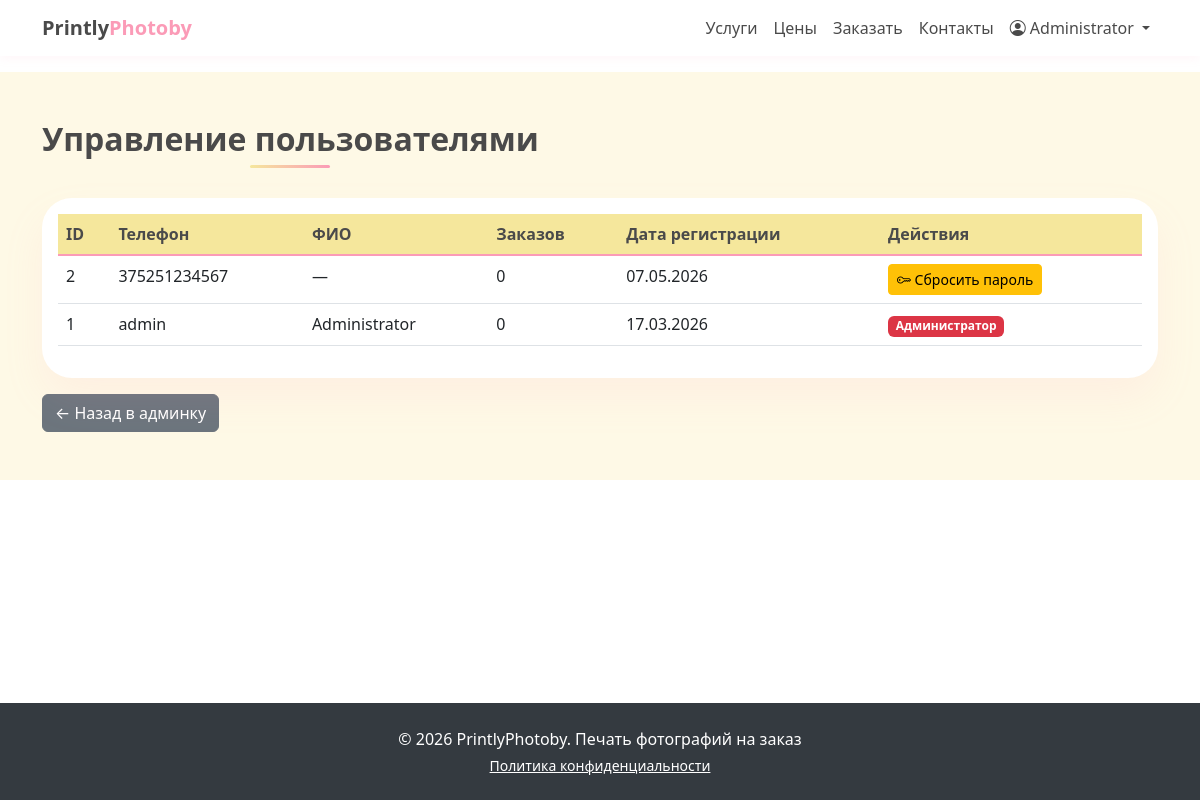
The app's page /admin/users (signed in) with its own data.
### app.py (models this page shows, shortened)
class User(UserMixin, db.Model):
    id = db.Column(db.Integer, primary_key=True)
    phone = db.Column(db.String(20), unique=True, nullable=False)
    password_hash = db.Column(db.String(200), nullable=False)
    full_name = db.Column(db.String(100))
    email = db.Column(db.String(100))
    is_admin = db.Column(db.Boolean, default=False)
    sms_consent = db.Column(db.Boolean, default=False)
    privacy_consent = db.Column(db.Boolean, default=False)
    created_at = db.Column(db.DateTime, default=datetime.now)
    orders = db.relationship('Order', backref='user', lazy=True)

### app.py (the view)
@app.route('/admin/users')
@login_required
def admin_users():
    if not current_user.is_admin:
        abort(403)
    users = User.query.order_by(User.created_at.desc()).all()
    return render_template('admin/users.html', users=users)

### app.py (called while the page is built)
@login_manager.user_loader
def load_user(user_id):
    return User.query.get(int(user_id))

### templates/admin/users.html (shortened to what this page needs)
{% extends "base.html" %}
{% block content %}
<section class="py-5 section-cream">
    <div class="container">
        <h2 class="section-title text-center">Управление пользователями</h2>
        <div class="card form-card">
            <div class="card-body">
                <div class="table-responsive">
                    <table class="table table-hover">
                        <thead>
                            <tr>
                                <th>ID</th>
                                <th>Телефон</th>
                                <th>ФИО</th>
                                <th>Заказов</th>
                                <th>Дата регистрации</th>
                                <th>Действия</th>
                            </tr>
                        </thead>
                        <tbody>
                            {% for user in users %}
                            <tr>
                                <td>{{ user.id }}</td>
                                <td>{{ user.phone }}</td>
                                <td>{{ user.full_name or '—' }}</td>
                                <td>{{ user.orders|length }}</td>
                                <td>{{ user.created_at.strftime('%d.%m.%Y') }}</td>
                                <td>
                                    {% if user.is_admin %}
                                        <span class="badge bg-danger">Администратор</span>
                                    {% else %}
                                        <button type="button" class="btn btn-sm btn-warning"
                                                data-bs-toggle="modal"
                                                data-bs-target="#resetPasswordModal"
                                                data-user-id="{{ user.id }}"
                                                data-user-phone="{{ user.phone }}"
                                                data-user-name="{{ user.full_name or user.phone }}">
                                            <i class="bi bi-key"></i> Сбросить пароль
                                        </button>
                                    {% endif %}
                                </td>
                            </tr>
                            {% endfor %}
                        </tbody>
                    </table>
                </div>
            </div>
        </div>
        <div class="mt-3">
            <a href="{{ url_for('admin_dashboard') }}" class="btn btn-secondary">← Назад в админку</a>
        </div>
    </div>
</section>
{% endblock %}

### templates/base.html (shortened to what this page needs)
<!doctype html>
<html lang="ru">
<head>
    <link href="{{ url_for('static', filename='css/bootstrap.min.css') }}" rel="stylesheet">
    <link rel="stylesheet" href="{{ url_for('static', filename='css/bootstrap-icons.css') }}">
    <link rel="stylesheet" href="{{ url_for('static', filename='css/style.css') }}">
</head>
<body>
    <nav class="navbar navbar-expand-lg navbar-light sticky-top">
        <div class="container">
            <a class="navbar-brand" href="{{ url_for('index') }}">
                <span>Printly</span>Photoby
            </a>
            <div class="collapse navbar-collapse" id="navbarNav">
                <ul class="navbar-nav ms-auto">
                    <li class="nav-item">
                        <a class="nav-link" href="{{ url_for('index') }}#services">Услуги</a>
                    </li>
                    <li class="nav-item">
                        <a class="nav-link" href="{{ url_for('index') }}#price">Цены</a>
                    </li>
                    <li class="nav-item">
                        <a class="nav-link" href="{{ url_for('index') }}#order">Заказать</a>
                    </li>
                    <li class="nav-item">
                        <a class="nav-link" href="{{ url_for('index') }}#contacts">Контакты</a>
                    </li>
                    {% if current_user.is_authenticated %}
                        <li class="nav-item dropdown">
                            <a class="nav-link dropdown-toggle" href="#" id="userDropdown" role="button" data-bs-toggle="dropdown">
                                <i class="bi bi-person-circle"></i> {{ current_user.full_name or current_user.phone }}
                            </a>
                        </li>
                    {% endif %}
                </ul>
            </div>
        </div>
    </nav>
    <main>
    {% block content %}{% endblock %}
</main>
    <footer class="py-4">
        <div class="container text-center">
            <p class="mb-1">© 2026 PrintlyPhotoby. Печать фотографий на заказ</p>
            <p class="mb-0 small">
                <a href="#" class="text-white" data-bs-toggle="modal" data-bs-target="#privacyModal">Политика конфиденциальности</a>
            </p>
        </div>
    </footer>
</body>
</html>

### static/css/style.css (style rules this page uses)
:root { --cream: #f5e79c; --pink: #fb9bb7; --pink-dark: #e88aa5; --cream-light: #fef9e6; }
body { background-color: #ffffff; font-family: system-ui, -apple-system, "Segoe UI", Roboto, sans-serif; }
html, body { height: 100%; margin: 0; padding: 0; }
body { display: flex; flex-direction: column; min-height: 100vh; }
main { flex: 1 0 auto; }
footer { flex-shrink: 0; width: 100%; }
.navbar { background-color: white; box-shadow: 0 2px 10px rgba(251, 155, 183, 0.1); }
.navbar-brand { color: var(--pink) !important; font-weight: 700; }
.navbar-brand span { color: #4a4a4a; }
.nav-link { color: #4a4a4a !important; font-weight: 500; transition: color 0.2s; }
.section-cream { background-color: var(--cream-light); }
.section-title { color: #4a4a4a; font-weight: 700; position: relative; display: inline-block; margin-bottom: 40px; }
.section-title:after { content: ""; position: absolute; bottom: -10px; left: 50%; transform: translateX(-50%); width: 80px; height: 3px; background: linear-gradient(90deg, var(--cream), var(--pink)); border-radius: 2px; }
.table thead th { background-color: var(--cream); color: #4a4a4a; border-bottom: 2px solid var(--pink); }
.form-card { border: none; border-radius: 30px; background: white; box-shadow: 0 20px 40px rgba(251, 155, 183, 0.1); }
footer { background-color: #343a40; color: white; }

### records on screen
User: full_name "Administrator", id "1", phone "admin", orders|length "0", created_at "17.03.2026", is_admin "Администратор"
User: id "2", phone "375251234567", full_name "—", orders|length "0", created_at "07.05.2026"
